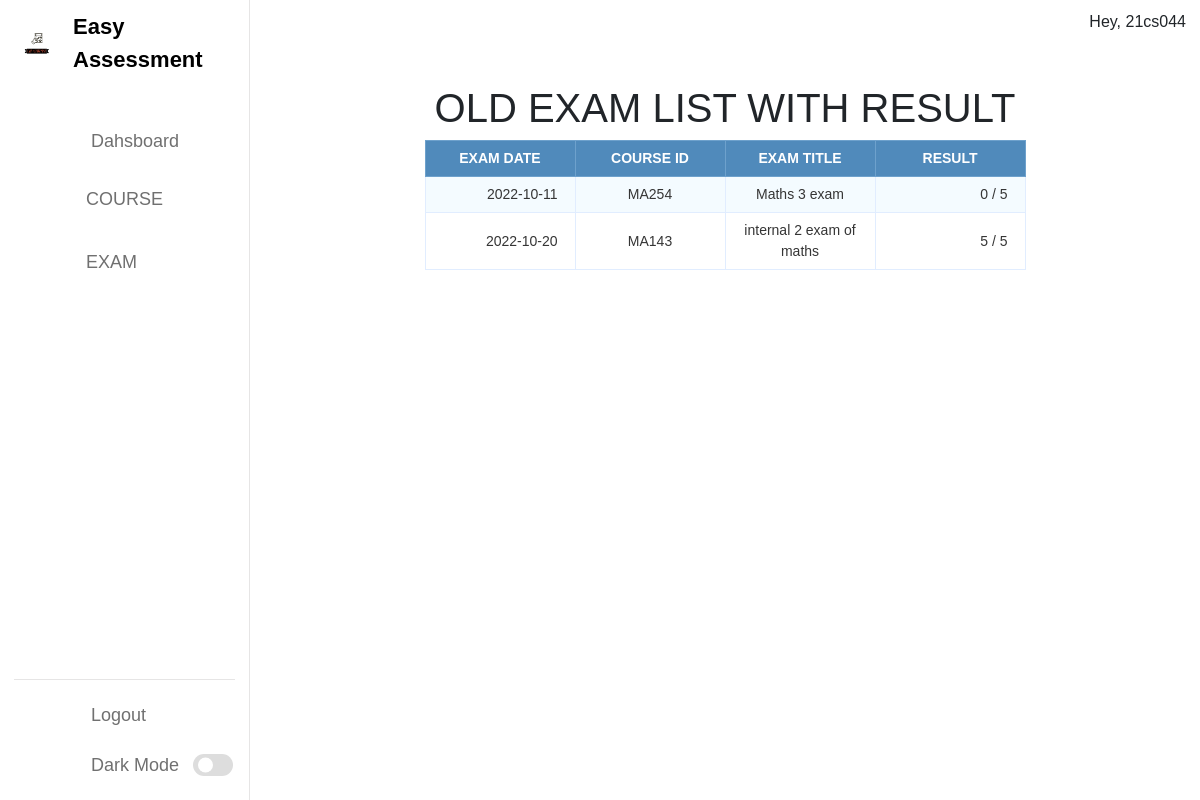
Screenshot of /studentdashboard.php?page=oldexam (signed in) with the database file from the repository.
### tables this page shows
CREATE TABLE `exam` (
  `ex_id` int(10) NOT NULL,
  `cou_id` varchar(50) NOT NULL,
  `ex_title` varchar(50) NOT NULL,
  `ex_time_limit` varchar(50) NOT NULL,
  `ex_questlimit` varchar(50) NOT NULL,
  `ex_noofque` int(10) NOT NULL,
  `ex_description` varchar(50) NOT NULL,
  `ex_created` datetime NOT NULL DEFAULT current_timestamp(),
  `status` varchar(20) NOT NULL,
  `exam_date` date DEFAULT NULL
);

CREATE TABLE `exmminee` (
  `sr` int(100) NOT NULL,
  `ex_id` int(100) NOT NULL,
  `username` varchar(100) NOT NULL,
  `fname` varchar(100) NOT NULL,
  `branch` varchar(100) NOT NULL,
  `sem` int(10) NOT NULL,
  `statuss` varchar(50) NOT NULL,
  `result` int(100) NOT NULL DEFAULT 0
);

### student/oldexam.php (the view, shortened to what this page needs)
<!DOCTYPE html>
<html lang="en">
<head>
	<link href="https://cdn.jsdelivr.net/npm/bootstrap@5.1.3/dist/css/bootstrap.min.css" rel="stylesheet">
</head>
<body>
    <h1>OLD Exam list with result</h1>
	<link href="https://cdn.jsdelivr.net/npm/bootstrap@5.1.3/dist/css/bootstrap.min.css" rel="stylesheet">
<table class="data-table">
		<thead>
			<tr>
				<th>Exam Date</th>
				<th>Course id</th>
				<th>Exam title</th>
				<th>Result</th>
			</tr>
		</thead>
		<tbody>
        <?php
            $conn = mysqli_connect("localhost","root","","easyassessment");
            $user=$_SESSION['username'];
            $query = "SELECT * FROM exmminee WHERE username='$user'   ";
            $select_exam = mysqli_query($conn, $query) or die(mysqli_error($conn));
            if (mysqli_num_rows($select_exam) > 0 ) {
            while ($row = mysqli_fetch_array($select_exam)) {
                $eno = $row['ex_id'];
                $querya = "SELECT * FROM exam WHERE ex_id='$eno'AND  status='old' ";
                $select_upexam = mysqli_query($conn, $querya) or die(mysqli_error($conn));
                if (mysqli_num_rows($select_upexam) > 0 ) {
                    while ($rowa = mysqli_fetch_array($select_upexam)) {
                        $cou = $rowa['cou_id'];
                $eno = $rowa['ex_id'];
                $examname = $rowa['ex_title'];
                $examdate = $rowa['exam_date'];
                $noofque = $rowa['ex_noofque'];
                echo "<tr>";
                echo "<td>$examdate</td>";
                echo "<td>$cou</td>";
                echo "<td>$examname</td>";
				$res=0;
				$queryres = "SELECT * FROM exmminee WHERE username='$user' AND ex_id='$eno'  ";
				$select_res = mysqli_query($conn, $queryres) or die(mysqli_error($conn));
				if (mysqli_num_rows($select_res) > 0 ) {
				while ($rowres = mysqli_fetch_array($select_res)) {
					$res=$rowres['result'];
				}}
                echo "<td>$res / $noofque</td>";
                echo "</tr>";
                    }
                }
             }
         }
        ?>
		</tbody>
	</table>
</body>
</html>

### faculty/index.css (style rules this page uses)
* { margin: 0; padding: 0; }
* { margin: 0; padding: 0; box-sizing: border-box; font-family: 'Poppins', sans-serif; }
:root { --primary-color: #0E4BF1; --panel-color: #FFF; --text-color: #000; --black-light-color: #707070; --border-color: #e6e5e5; --toggle-color: #DDD; --box1-color: #4DA3FF; --box2-color: #FFE6AC; --box3-color: #E7D1FC; --title-icon-color: #fff; --tran-05: all 0.5s ease; --tran-03: all 0.3s ease; --tran-03: all 0.2s ease; }
body { min-height: 100vh; background-color: var(--primary-color); }

### student/oldexam.php (style rules this page uses)
body { font-size: 15px; color: #343d44; font-family: "segoe-ui", "open-sans", tahoma, arial; padding: 0; margin: 0; }
table { margin: auto; font-family: "Lucida Sans Unicode", "Lucida Grande", "Segoe Ui"; font-size: 12px; }
h1 { margin: 25px auto 0; text-align: center; text-transform: uppercase; font-size: 17px; }
table td { transition: all .5s; }
.data-table { border-collapse: collapse; font-size: 14px; min-width: 537px; }
.data-table th, .data-table td { border: 1px solid #e1edff; padding: 7px 17px; }
.data-table thead th { background-color: #508abb; color: #FFFFFF; border-color: #6ea1cc !important; text-transform: uppercase; }
.data-table tbody td { color: #353535; }
.data-table tbody td:first-child, .data-table tbody td:nth-child(4), .data-table tbody td:last-child { text-align: right; }
.data-table tbody tr:nth-child(odd) td { background-color: #f4fbff; }
table { border-collapse: separate; border-spacing: 0 15px; }
th { background-color: #4287f5; color: white; }
th, td { width: 150px; text-align: center; border: 1px solid black; padding: 5px; }

### rows the page displays
exam: exam_date "2022-10-11", cou "MA254", ex_title "Maths 3 exam", exmminee.result "0", ex_noofque "5"
exam: exam_date "2022-10-20", cou "MA143", ex_title "internal 2 exam of maths", exmminee.result "5", ex_noofque "5"

### other values shown
$_SESSION['username'] "21cs044"
